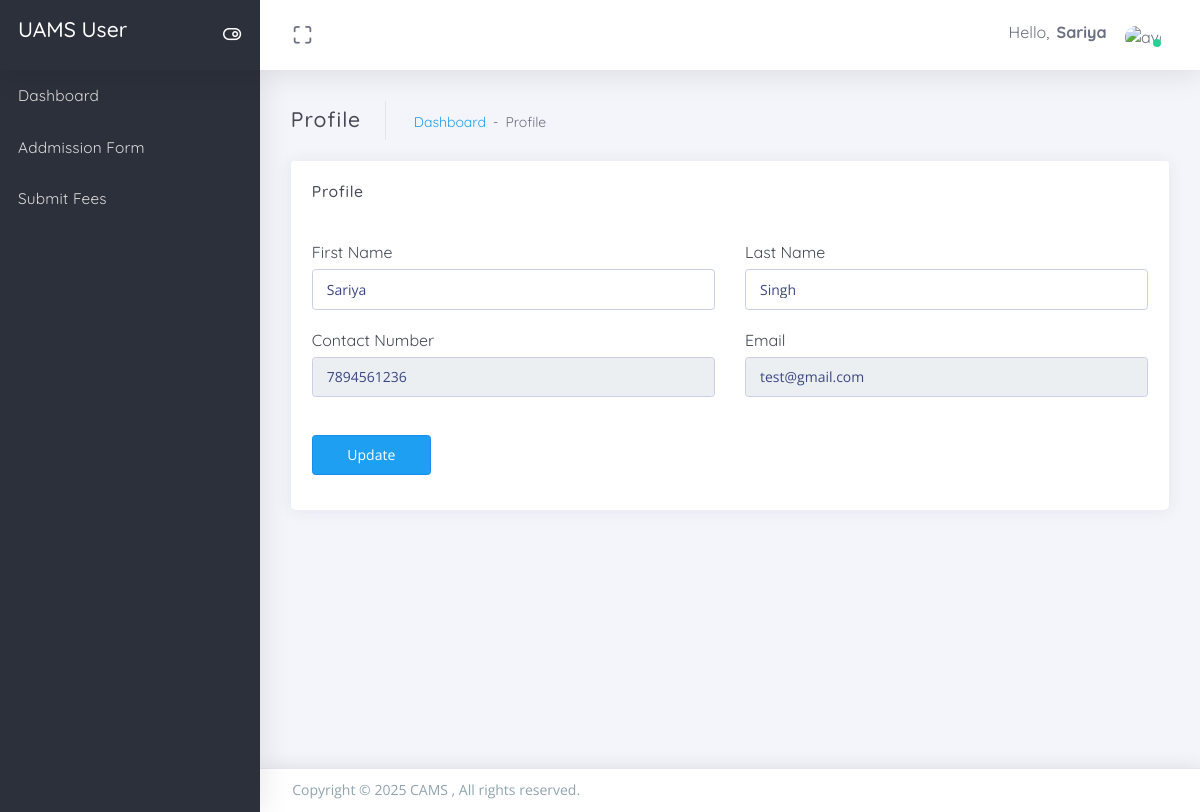
The app's page /uams/user/userprofile.php (signed in) with its own data.
### tables this page shows
CREATE TABLE `tbluser` (
  `ID` int(11) NOT NULL,
  `FirstName` varchar(45) DEFAULT NULL,
  `LastName` varchar(45) DEFAULT NULL,
  `MobileNumber` bigint(10) DEFAULT NULL,
  `Email` varchar(120) DEFAULT NULL,
  `Password` varchar(60) DEFAULT NULL,
  `PostingDate` timestamp NULL DEFAULT current_timestamp()
);

### uams/user/userprofile.php (the view, shortened to what this page needs)
<?php
include('includes/dbconnection.php');
if (strlen($_SESSION['uid']==0)) {
  header('location:logout.php');
  } else{
 ?>
<!DOCTYPE html>
<html class="loading" lang="en" data-textdirection="ltr">
<head>
  <link href="https://maxcdn.icons8.com/fonts/line-awesome/1.1/css/line-awesome.min.css"
  rel="stylesheet">
</head>
<body class="vertical-layout vertical-menu-modern 2-columns   menu-expanded fixed-navbar"
data-open="click" data-menu="vertical-menu-modern" data-col="2-columns">
<?php include('includes/header.php');?>
<?php include('includes/leftbar.php');?>
  <div class="app-content content">
    <div class="content-wrapper">
      <div class="content-header row">
        <div class="content-header-left col-md-6 col-12 mb-2 breadcrumb-new">
          <h3 class="content-header-title mb-0 d-inline-block">
           Profile
          </h3>
          <div class="row breadcrumbs-top d-inline-block">
            <div class="breadcrumb-wrapper col-12">
              <ol class="breadcrumb">
               <li class="breadcrumb-item"><a href="dashboard.php">Dashboard</a>
                </li>
                <li class="breadcrumb-item active">Profile
                </li>
              </ol>
            </div>
          </div>
        </div>
      </div>
      <div class="content-body">
<form name="submit" method="post" enctype="multipart/form-data">
<?php
$pid=$_SESSION['uid'];
$ret=mysqli_query($con,"select * from tbluser where ID='$pid'");
while ($row=mysqli_fetch_array($ret)) {
?>
        <section class="formatter" id="formatter">
          <div class="row">
            <div class="col-12">
              <div class="card">
                <div class="card-header">
                  <h4 class="card-title">Profile</h4>
                </div>
                <div class="card-content">
                  <div class="card-body">
 <div class="row">
<div class="col-xl-6 col-lg-12">
 <fieldset>
  <h5>First Name                   </h5>
   <div class="form-group">
   <input class="form-control white_bg" id="firstname" name="firstname" value="<?php  echo $row['FirstName'];?>" type="text" required>
    </div>
</fieldset>
</div>
<div class="col-xl-6 col-lg-12">
 <fieldset>
  <h5>Last Name                 </h5>
   <div class="form-group">
   <input class="form-control white_bg" id="lastname" name="lastname" value="<?php  echo $row['LastName'];?>"  type="text" required>
                          </div>
                        </fieldset>
                      </div>
                    </div>
<div class="row">
<div class="col-xl-6 col-lg-12">
 <fieldset>
  <h5>Contact Number                   </h5>
   <div class="form-group">
   <input class="form-control white_bg" id="contactno" name="contactno" value="<?php  echo $row['MobileNumber'];?>" type="text" required readonly='true'>
    </div>
</fieldset>
</div>
<div class="col-xl-6 col-lg-12">
 <fieldset>
  <h5>Email                </h5>
   <div class="form-group">
   <input class="form-control white_bg" id="email" name="email"  type="email" value="<?php  echo $row['Email'];?>" required readonly='true'>
                          </div>
                        </fieldset>
                      </div>
                    </div>
<?php } ?>
<div class="row" style="margin-top: 2%">
<div class="col-xl-6 col-lg-12">
<button type="submit" name="submit" class="btn btn-info btn-min-width mr-1 mb-1">Update</button>
</div>
</div>
 </div>
                </div>
              </div>
            </div>
          </div>
        </section>
      </form>
      </div>
    </div>
  </div>
<?php include('includes/footer.php');?>
</body>
</html>
<?php  } ?>

### uams/user/includes/header.php (shortened to what this page needs)
  <link rel="stylesheet" type="text/css" href="../app-assets/css/vendors.css">
  <link rel="stylesheet" type="text/css" href="../app-assets/css/app.css">
  <link rel="stylesheet" type="text/css" href="../app-assets/css/core/menu/menu-types/vertical-menu-modern.css">
  <link rel="stylesheet" type="text/css" href="../app-assets/css/core/colors/palette-gradient.css">
  <link rel="stylesheet" type="text/css" href="../app-assets/css/plugins/forms/extended/form-extended.css">
<nav class="header-navbar navbar-expand-md navbar navbar-with-menu navbar-without-dd-arrow fixed-top navbar-semi-dark navbar-shadow">
    <div class="navbar-wrapper">
      <div class="navbar-header">
        <ul class="nav navbar-nav flex-row">
          <li class="nav-item mr-auto">
            <a class="navbar-brand" href="dashboard.php">
              <h3 class="brand-text">UAMS User</h3>
            </a>
          </li>
          <li class="nav-item d-none d-md-block float-right"><a class="nav-link modern-nav-toggle pr-0" data-toggle="collapse"><i class="toggle-icon ft-toggle-right font-medium-3 white" data-ticon="ft-toggle-right"></i></a></li>
        </ul>
      </div>
      <div class="navbar-container content">
        <div class="collapse navbar-collapse" id="navbar-mobile">
          <ul class="nav navbar-nav mr-auto float-left">
            <li class="nav-item d-none d-md-block"><a class="nav-link nav-link-expand" href="#"><i class="ficon ft-maximize"></i></a></li>
          </ul>
          <ul class="nav navbar-nav float-right">
            <li class="dropdown dropdown-user nav-item">
              <a class="dropdown-toggle nav-link dropdown-user-link" href="#" data-toggle="dropdown">
                <span class="mr-1">Hello,
                  <?php
$uid=$_SESSION['uid'];
$ret=mysqli_query($con,"select FirstName from tbluser where ID='$uid'");
$row=mysqli_fetch_array($ret);
$name=$row['FirstName'];
?>
                  <span class="user-name text-bold-700" ><?php echo $name; ?></span>
                </span>
                <span class="avatar avatar-online">
                  <img src="app-assets/images/user.png" alt="avatar"><i></i></span>
              </a>
            </li>
          </ul>
        </div>
      </div>
    </div>
  </nav>

### uams/app-assets/css/core/menu/menu-types/vertical-menu-modern.css (style rules this page uses)
body.vertical-layout.vertical-menu-modern .navbar .navbar-brand { white-space: nowrap; }
body.vertical-layout.vertical-menu-modern.menu-expanded .navbar .navbar-header { float: left; width: 260px; }
body.vertical-layout.vertical-menu-modern.menu-expanded .navbar .navbar-container { margin-left: 260px; }
body.vertical-layout.vertical-menu-modern.menu-expanded .navbar .navbar-brand .brand-text { animation: 0.3s cubic-bezier(0.25, 0.8, 0.25, 1) 0s normal forwards 1 fadein; }
body.vertical-layout.vertical-menu-modern.menu-expanded .content, body.vertical-layout.vertical-menu-modern.menu-expanded .footer { margin-left: 260px; }

### records on screen
tbluser: FirstName "Sariya", firstname "Sariya", lastname "Singh", contactno "7894561236", email "test@gmail.com"
